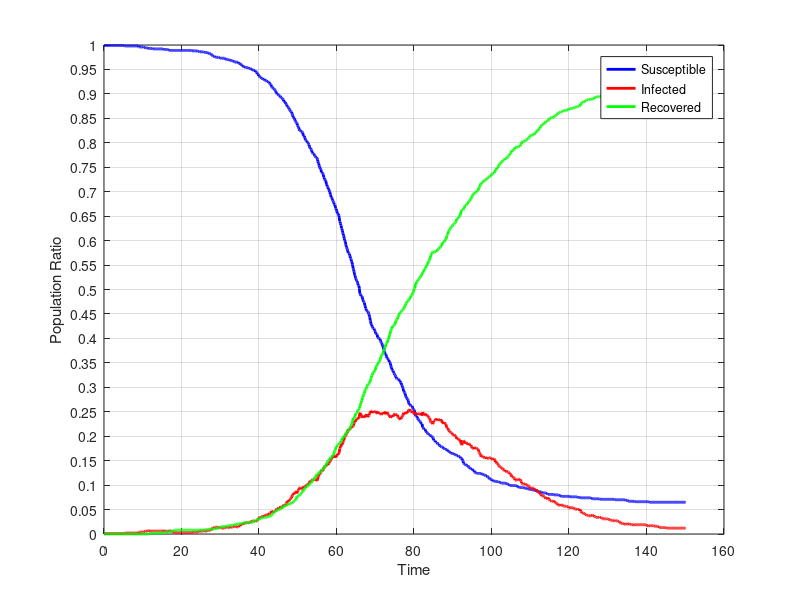

Write the MATLAB code that produced this figure.
dynamics = [
999.0,1.0,0.0;
999.0,1.0,0.0;
999.0,1.0,0.0;
999.0,1.0,0.0;
999.0,1.0,0.0;
999.0,1.0,0.0;
999.0,1.0,0.0;
999.0,1.0,0.0;
999.0,1.0,0.0;
999.0,1.0,0.0;
999.0,1.0,0.0;
999.0,1.0,0.0;
999.0,1.0,0.0;
999.0,1.0,0.0;
999.0,1.0,0.0;
999.0,1.0,0.0;
999.0,1.0,0.0;
999.0,1.0,0.0;
999.0,1.0,0.0;
999.0,1.0,0.0;
999.0,1.0,0.0;
999.0,1.0,0.0;
999.0,1.0,0.0;
999.0,1.0,0.0;
999.0,1.0,0.0;
999.0,1.0,0.0;
999.0,1.0,0.0;
999.0,1.0,0.0;
999.0,1.0,0.0;
999.0,1.0,0.0;
999.0,1.0,0.0;
999.0,1.0,0.0;
999.0,1.0,0.0;
999.0,1.0,0.0;
999.0,1.0,0.0;
999.0,1.0,0.0;
999.0,1.0,0.0;
999.0,1.0,0.0;
999.0,1.0,0.0;
999.0,1.0,0.0;
999.0,1.0,0.0;
999.0,1.0,0.0;
999.0,1.0,0.0;
999.0,1.0,0.0;
999.0,1.0,0.0;
999.0,1.0,0.0;
999.0,1.0,0.0;
999.0,1.0,0.0;
999.0,1.0,0.0;
999.0,1.0,0.0;
999.0,1.0,0.0;
999.0,1.0,0.0;
999.0,1.0,0.0;
998.0,2.0,0.0;
998.0,2.0,0.0;
998.0,2.0,0.0;
998.0,2.0,0.0;
998.0,2.0,0.0;
998.0,2.0,0.0;
998.0,2.0,0.0;
998.0,2.0,0.0;
998.0,2.0,0.0;
998.0,2.0,0.0;
998.0,2.0,0.0;
998.0,2.0,0.0;
998.0,2.0,0.0;
998.0,2.0,0.0;
998.0,2.0,0.0;
998.0,2.0,0.0;
998.0,2.0,0.0;
998.0,2.0,0.0;
998.0,2.0,0.0;
998.0,2.0,0.0;
998.0,2.0,0.0;
998.0,2.0,0.0;
998.0,2.0,0.0;
998.0,2.0,0.0;
998.0,2.0,0.0;
998.0,2.0,0.0;
998.0,2.0,0.0;
998.0,2.0,0.0;
998.0,2.0,0.0;
998.0,2.0,0.0;
998.0,2.0,0.0;
998.0,2.0,0.0;
998.0,2.0,0.0;
998.0,2.0,0.0;
998.0,2.0,0.0;
998.0,2.0,0.0;
998.0,2.0,0.0;
996.0,4.0,0.0;
996.0,4.0,0.0;
996.0,4.0,0.0;
996.0,4.0,0.0;
996.0,4.0,0.0;
996.0,4.0,0.0;
996.0,4.0,0.0;
996.0,4.0,0.0;
996.0,4.0,0.0;
996.0,4.0,0.0;
996.0,4.0,0.0;
996.0,4.0,0.0;
996.0,4.0,0.0;
995.0,5.0,0.0;
995.0,5.0,0.0;
995.0,5.0,0.0;
995.0,5.0,0.0;
994.0,6.0,0.0;
994.0,6.0,0.0;
994.0,6.0,0.0;
994.0,6.0,0.0;
994.0,6.0,0.0;
994.0,6.0,0.0;
994.0,6.0,0.0;
993.0,7.0,0.0;
993.0,7.0,0.0;
993.0,6.0,1.0;
993.0,6.0,1.0;
993.0,6.0,1.0;
993.0,6.0,1.0;
993.0,6.0,1.0;
993.0,6.0,1.0;
993.0,6.0,1.0;
993.0,6.0,1.0;
993.0,6.0,1.0;
993.0,6.0,1.0;
992.0,6.0,2.0;
992.0,6.0,2.0;
992.0,6.0,2.0;
992.0,6.0,2.0;
992.0,6.0,2.0;
992.0,6.0,2.0;
992.0,6.0,2.0;
992.0,6.0,2.0;
992.0,6.0,2.0;
992.0,6.0,2.0;
992.0,6.0,2.0;
992.0,6.0,2.0;
992.0,6.0,2.0;
992.0,6.0,2.0;
992.0,6.0,2.0;
992.0,6.0,2.0;
992.0,6.0,2.0;
992.0,6.0,2.0;
992.0,6.0,2.0;
992.0,6.0,2.0;
992.0,6.0,2.0;
992.0,6.0,2.0;
992.0,6.0,2.0;
992.0,6.0,2.0;
992.0,6.0,2.0;
992.0,6.0,2.0;
992.0,6.0,2.0;
991.0,7.0,2.0;
991.0,7.0,2.0;
991.0,6.0,3.0;
991.0,6.0,3.0;
991.0,6.0,3.0;
991.0,6.0,3.0;
991.0,6.0,3.0;
991.0,6.0,3.0;
991.0,6.0,3.0;
991.0,5.0,4.0;
991.0,5.0,4.0;
991.0,5.0,4.0;
990.0,6.0,4.0;
990.0,6.0,4.0;
990.0,6.0,4.0;
989.0,7.0,4.0;
989.0,7.0,4.0;
989.0,6.0,5.0;
989.0,6.0,5.0;
989.0,6.0,5.0;
989.0,6.0,5.0;
989.0,6.0,5.0;
989.0,6.0,5.0;
989.0,5.0,6.0;
989.0,5.0,6.0;
989.0,4.0,7.0;
989.0,4.0,7.0;
989.0,4.0,7.0;
989.0,4.0,7.0;
989.0,3.0,8.0;
989.0,3.0,8.0;
989.0,3.0,8.0;
989.0,3.0,8.0;
989.0,3.0,8.0;
989.0,3.0,8.0;
989.0,3.0,8.0;
989.0,3.0,8.0;
989.0,3.0,8.0;
989.0,3.0,8.0;
989.0,3.0,8.0;
989.0,3.0,8.0;
989.0,3.0,8.0;
989.0,3.0,8.0;
989.0,3.0,8.0;
989.0,3.0,8.0;
989.0,3.0,8.0;
989.0,3.0,8.0;
989.0,3.0,8.0;
989.0,3.0,8.0;
989.0,3.0,8.0;
989.0,3.0,8.0;
989.0,3.0,8.0;
989.0,3.0,8.0;
989.0,3.0,8.0;
989.0,3.0,8.0;
989.0,3.0,8.0;
989.0,3.0,8.0;
989.0,3.0,8.0;
989.0,3.0,8.0;
989.0,3.0,8.0;
989.0,3.0,8.0;
989.0,3.0,8.0;
989.0,3.0,8.0;
989.0,3.0,8.0;
989.0,3.0,8.0;
989.0,3.0,8.0;
989.0,3.0,8.0;
989.0,3.0,8.0;
989.0,3.0,8.0;
989.0,3.0,8.0;
989.0,3.0,8.0;
989.0,3.0,8.0;
989.0,3.0,8.0;
989.0,3.0,8.0;
988.0,4.0,8.0;
988.0,4.0,8.0;
988.0,4.0,8.0;
988.0,4.0,8.0;
988.0,4.0,8.0;
988.0,4.0,8.0;
988.0,4.0,8.0;
988.0,4.0,8.0;
988.0,4.0,8.0;
988.0,4.0,8.0;
988.0,4.0,8.0;
988.0,4.0,8.0;
988.0,4.0,8.0;
988.0,4.0,8.0;
988.0,4.0,8.0;
987.0,5.0,8.0;
987.0,5.0,8.0;
987.0,5.0,8.0;
987.0,5.0,8.0;
987.0,5.0,8.0;
986.0,6.0,8.0;
986.0,6.0,8.0;
986.0,6.0,8.0;
986.0,6.0,8.0;
986.0,6.0,8.0;
986.0,6.0,8.0;
986.0,6.0,8.0;
986.0,6.0,8.0;
986.0,6.0,8.0;
986.0,6.0,8.0;
986.0,6.0,8.0;
985.0,7.0,8.0;
985.0,7.0,8.0;
985.0,6.0,9.0;
985.0,6.0,9.0;
985.0,6.0,9.0;
985.0,6.0,9.0;
985.0,6.0,9.0;
985.0,6.0,9.0;
985.0,6.0,9.0;
984.0,7.0,9.0;
984.0,7.0,9.0;
984.0,7.0,9.0;
983.0,8.0,9.0;
983.0,8.0,9.0;
982.0,8.0,10.0;
982.0,8.0,10.0;
982.0,8.0,10.0;
982.0,8.0,10.0;
982.0,8.0,10.0;
981.0,9.0,10.0;
980.0,10.0,10.0;
979.0,11.0,10.0;
978.0,12.0,10.0;
977.0,13.0,10.0;
977.0,13.0,10.0;
977.0,13.0,10.0;
977.0,13.0,10.0;
977.0,12.0,11.0;
976.0,13.0,11.0;
975.0,14.0,11.0;
975.0,14.0,11.0;
975.0,14.0,11.0;
975.0,14.0,11.0;
975.0,14.0,11.0;
975.0,14.0,11.0;
975.0,13.0,12.0;
975.0,13.0,12.0;
975.0,13.0,12.0;
974.0,14.0,12.0;
974.0,14.0,12.0;
974.0,14.0,12.0;
974.0,13.0,13.0;
973.0,14.0,13.0;
973.0,13.0,14.0;
973.0,12.0,15.0;
973.0,12.0,15.0;
973.0,12.0,15.0;
973.0,12.0,15.0;
973.0,12.0,15.0;
973.0,12.0,15.0;
973.0,12.0,15.0;
973.0,12.0,15.0;
973.0,12.0,15.0;
973.0,12.0,15.0;
972.0,13.0,15.0;
972.0,13.0,15.0;
971.0,14.0,15.0;
971.0,14.0,15.0;
970.0,15.0,15.0;
970.0,15.0,15.0;
970.0,14.0,16.0;
970.0,13.0,17.0;
970.0,13.0,17.0;
970.0,13.0,17.0;
970.0,13.0,17.0;
970.0,13.0,17.0;
970.0,13.0,17.0;
969.0,14.0,17.0;
968.0,15.0,17.0;
968.0,14.0,18.0;
968.0,14.0,18.0;
968.0,14.0,18.0;
968.0,14.0,18.0;
968.0,14.0,18.0;
968.0,14.0,18.0;
967.0,15.0,18.0;
967.0,15.0,18.0;
966.0,15.0,19.0;
966.0,15.0,19.0;
965.0,16.0,19.0;
965.0,16.0,19.0;
965.0,16.0,19.0;
965.0,15.0,20.0;
965.0,15.0,20.0;
965.0,15.0,20.0;
965.0,15.0,20.0;
965.0,14.0,21.0;
965.0,14.0,21.0;
965.0,14.0,21.0;
963.0,16.0,21.0;
963.0,16.0,21.0;
962.0,17.0,21.0;
962.0,17.0,21.0;
962.0,17.0,21.0;
962.0,17.0,21.0;
960.0,19.0,21.0;
960.0,19.0,21.0;
959.0,20.0,21.0;
959.0,19.0,22.0;
957.0,21.0,22.0;
957.0,21.0,22.0;
957.0,20.0,23.0;
956.0,21.0,23.0;
956.0,21.0,23.0;
955.0,22.0,23.0;
955.0,22.0,23.0;
955.0,22.0,23.0;
954.0,23.0,23.0;
954.0,23.0,23.0;
954.0,23.0,23.0;
954.0,23.0,23.0;
954.0,23.0,23.0;
954.0,23.0,23.0;
954.0,22.0,24.0;
953.0,23.0,24.0;
953.0,23.0,24.0;
952.0,24.0,24.0;
952.0,24.0,24.0;
952.0,24.0,24.0;
952.0,24.0,24.0;
952.0,24.0,24.0;
951.0,25.0,24.0;
951.0,25.0,24.0;
950.0,26.0,24.0;
950.0,26.0,24.0;
949.0,27.0,24.0;
949.0,27.0,24.0;
949.0,27.0,24.0;
948.0,27.0,25.0;
948.0,26.0,26.0;
948.0,26.0,26.0;
948.0,26.0,26.0;
948.0,25.0,27.0;
945.0,27.0,28.0;
945.0,26.0,29.0;
945.0,26.0,29.0;
944.0,27.0,29.0;
943.0,27.0,30.0;
941.0,29.0,30.0;
941.0,29.0,30.0;
940.0,30.0,30.0;
937.0,33.0,30.0;
937.0,33.0,30.0;
936.0,34.0,30.0;
935.0,34.0,31.0;
934.0,34.0,32.0;
934.0,33.0,33.0;
933.0,34.0,33.0;
932.0,35.0,33.0;
932.0,35.0,33.0;
931.0,36.0,33.0;
931.0,36.0,33.0;
930.0,37.0,33.0;
930.0,36.0,34.0;
930.0,36.0,34.0;
930.0,36.0,34.0;
930.0,36.0,34.0;
928.0,38.0,34.0;
928.0,38.0,34.0;
927.0,39.0,34.0;
927.0,39.0,34.0;
927.0,39.0,34.0;
926.0,40.0,34.0;
925.0,40.0,35.0;
925.0,40.0,35.0;
925.0,39.0,36.0;
925.0,39.0,36.0;
924.0,40.0,36.0;
924.0,40.0,36.0;
922.0,42.0,36.0;
921.0,43.0,36.0;
920.0,43.0,37.0;
920.0,43.0,37.0;
919.0,43.0,38.0;
915.0,47.0,38.0;
914.0,47.0,39.0;
914.0,46.0,40.0;
913.0,46.0,41.0;
912.0,45.0,43.0;
911.0,46.0,43.0;
911.0,45.0,44.0;
910.0,46.0,44.0;
909.0,46.0,45.0;
908.0,46.0,46.0;
907.0,47.0,46.0;
906.0,47.0,47.0;
904.0,48.0,48.0;
902.0,50.0,48.0;
900.0,52.0,48.0;
900.0,51.0,49.0;
900.0,51.0,49.0;
899.0,52.0,49.0;
898.0,53.0,49.0;
897.0,54.0,49.0;
897.0,53.0,50.0;
896.0,53.0,51.0;
896.0,53.0,51.0;
895.0,54.0,51.0;
893.0,56.0,51.0;
892.0,56.0,52.0;
892.0,54.0,54.0;
891.0,55.0,54.0;
891.0,55.0,54.0;
890.0,56.0,54.0;
889.0,56.0,55.0;
888.0,57.0,55.0;
885.0,60.0,55.0;
885.0,58.0,57.0;
883.0,59.0,58.0;
883.0,59.0,58.0;
883.0,58.0,59.0;
880.0,61.0,59.0;
879.0,62.0,59.0;
878.0,63.0,59.0;
877.0,64.0,59.0;
874.0,67.0,59.0;
874.0,67.0,59.0;
873.0,68.0,59.0;
872.0,67.0,61.0;
871.0,67.0,62.0;
869.0,69.0,62.0;
868.0,69.0,63.0;
866.0,71.0,63.0;
865.0,72.0,63.0;
864.0,73.0,63.0;
864.0,73.0,63.0;
863.0,74.0,63.0;
860.0,77.0,63.0;
858.0,79.0,63.0;
856.0,80.0,64.0;
853.0,82.0,65.0;
853.0,81.0,66.0;
850.0,83.0,67.0;
850.0,82.0,68.0;
848.0,84.0,68.0;
846.0,86.0,68.0;
844.0,86.0,70.0;
843.0,86.0,71.0;
842.0,87.0,71.0;
841.0,85.0,74.0;
840.0,83.0,77.0;
836.0,87.0,77.0;
835.0,88.0,77.0;
833.0,89.0,78.0;
832.0,90.0,78.0;
830.0,92.0,78.0;
827.0,94.0,79.0;
825.0,95.0,80.0;
825.0,95.0,80.0;
825.0,94.0,81.0;
824.0,94.0,82.0;
824.0,92.0,84.0;
823.0,92.0,85.0;
823.0,92.0,85.0;
821.0,93.0,86.0;
820.0,93.0,87.0;
816.0,97.0,87.0;
814.0,96.0,90.0;
814.0,96.0,90.0;
814.0,95.0,91.0;
811.0,95.0,94.0;
808.0,98.0,94.0;
806.0,99.0,95.0;
805.0,98.0,97.0;
804.0,99.0,97.0;
804.0,99.0,97.0;
802.0,101.0,97.0;
802.0,101.0,97.0;
800.0,102.0,98.0;
799.0,103.0,98.0;
797.0,103.0,100.0;
796.0,103.0,101.0;
793.0,105.0,102.0;
790.0,108.0,102.0;
789.0,108.0,103.0;
789.0,107.0,104.0;
787.0,109.0,104.0;
786.0,109.0,105.0;
784.0,109.0,107.0;
781.0,110.0,109.0;
779.0,111.0,110.0;
778.0,112.0,110.0;
778.0,112.0,110.0;
778.0,112.0,110.0;
777.0,110.0,113.0;
774.0,112.0,114.0;
773.0,112.0,115.0;
773.0,112.0,115.0;
772.0,111.0,117.0;
770.0,111.0,119.0;
770.0,109.0,121.0;
770.0,109.0,121.0;
768.0,109.0,123.0;
766.0,111.0,123.0;
762.0,115.0,123.0;
759.0,118.0,123.0;
758.0,119.0,123.0;
754.0,121.0,125.0;
751.0,122.0,127.0;
750.0,122.0,128.0;
747.0,125.0,128.0;
747.0,125.0,128.0;
745.0,126.0,129.0;
740.0,131.0,129.0;
740.0,130.0,130.0;
738.0,132.0,130.0;
738.0,129.0,133.0;
737.0,130.0,133.0;
735.0,132.0,133.0;
730.0,136.0,134.0;
729.0,135.0,136.0;
725.0,138.0,137.0;
724.0,139.0,137.0;
724.0,139.0,137.0;
723.0,138.0,139.0;
720.0,139.0,141.0;
716.0,142.0,142.0;
714.0,141.0,145.0;
711.0,143.0,146.0;
710.0,141.0,149.0;
709.0,141.0,150.0;
705.0,144.0,151.0;
705.0,144.0,151.0;
703.0,145.0,152.0;
700.0,147.0,153.0;
699.0,148.0,153.0;
695.0,150.0,155.0;
693.0,151.0,156.0;
689.0,153.0,158.0;
689.0,153.0,158.0;
687.0,155.0,158.0;
685.0,156.0,159.0;
682.0,159.0,159.0;
681.0,158.0,161.0;
680.0,158.0,162.0;
678.0,160.0,162.0;
674.0,159.0,167.0;
673.0,158.0,169.0;
673.0,156.0,171.0;
669.0,159.0,172.0;
666.0,160.0,174.0;
665.0,157.0,178.0;
662.0,160.0,178.0;
660.0,160.0,180.0;
656.0,163.0,181.0;
656.0,162.0,182.0;
654.0,164.0,182.0;
654.0,163.0,183.0;
651.0,165.0,184.0;
648.0,166.0,186.0;
640.0,174.0,186.0;
639.0,175.0,186.0;
635.0,179.0,186.0;
632.0,180.0,188.0;
631.0,179.0,190.0;
625.0,184.0,191.0;
624.0,184.0,192.0;
621.0,183.0,196.0;
617.0,186.0,197.0;
614.0,188.0,198.0;
611.0,190.0,199.0;
609.0,192.0,199.0;
604.0,197.0,199.0;
601.0,198.0,201.0;
599.0,200.0,201.0;
597.0,200.0,203.0;
592.0,201.0,207.0;
589.0,204.0,207.0;
586.0,207.0,207.0;
584.0,207.0,209.0;
582.0,207.0,211.0;
579.0,210.0,211.0;
575.0,214.0,211.0;
575.0,212.0,213.0;
574.0,213.0,213.0;
573.0,213.0,214.0;
570.0,214.0,216.0;
568.0,215.0,217.0;
564.0,216.0,220.0;
563.0,217.0,220.0;
561.0,217.0,222.0;
557.0,219.0,224.0;
556.0,218.0,226.0;
551.0,220.0,229.0;
548.0,220.0,232.0;
543.0,220.0,237.0;
541.0,222.0,237.0;
537.0,226.0,237.0;
534.0,228.0,238.0;
530.0,232.0,238.0;
528.0,231.0,241.0;
524.0,230.0,246.0;
522.0,232.0,246.0;
520.0,233.0,247.0;
518.0,235.0,247.0;
517.0,235.0,248.0;
515.0,236.0,249.0;
512.0,235.0,253.0;
509.0,237.0,254.0;
508.0,238.0,254.0;
507.0,237.0,256.0;
502.0,241.0,257.0;
493.0,247.0,260.0;
491.0,248.0,261.0;
490.0,245.0,265.0;
487.0,245.0,268.0;
487.0,243.0,270.0;
486.0,241.0,273.0;
486.0,240.0,274.0;
483.0,238.0,279.0;
479.0,241.0,280.0;
477.0,240.0,283.0;
475.0,240.0,285.0;
474.0,239.0,287.0;
473.0,239.0,288.0;
468.0,240.0,292.0;
466.0,239.0,295.0;
462.0,243.0,295.0;
461.0,243.0,296.0;
457.0,245.0,298.0;
457.0,243.0,300.0;
456.0,242.0,302.0;
455.0,241.0,304.0;
455.0,239.0,306.0;
453.0,241.0,306.0;
451.0,242.0,307.0;
449.0,243.0,308.0;
445.0,246.0,309.0;
443.0,246.0,311.0;
437.0,250.0,313.0;
435.0,249.0,316.0;
430.0,252.0,318.0;
428.0,252.0,320.0;
428.0,248.0,324.0;
424.0,251.0,325.0;
423.0,249.0,328.0;
421.0,249.0,330.0;
420.0,250.0,330.0;
420.0,249.0,331.0;
420.0,249.0,331.0;
417.0,250.0,333.0;
415.0,250.0,335.0;
414.0,251.0,335.0;
410.0,251.0,339.0;
410.0,249.0,341.0;
409.0,248.0,343.0;
409.0,247.0,344.0;
408.0,246.0,346.0;
402.0,250.0,348.0;
402.0,250.0,348.0;
401.0,248.0,351.0;
400.0,248.0,352.0;
400.0,247.0,353.0;
400.0,247.0,353.0;
399.0,246.0,355.0;
396.0,247.0,357.0;
394.0,245.0,361.0;
392.0,245.0,363.0;
391.0,244.0,365.0;
390.0,245.0,365.0;
387.0,246.0,367.0;
385.0,246.0,369.0;
383.0,248.0,369.0;
381.0,246.0,373.0;
377.0,247.0,376.0;
375.0,247.0,378.0;
372.0,249.0,379.0;
370.0,249.0,381.0;
368.0,250.0,382.0;
368.0,245.0,387.0;
366.0,245.0,389.0;
363.0,247.0,390.0;
360.0,249.0,391.0;
360.0,249.0,391.0;
359.0,246.0,395.0;
358.0,245.0,397.0;
356.0,244.0,400.0;
356.0,244.0,400.0;
352.0,243.0,405.0;
352.0,240.0,408.0;
351.0,240.0,409.0;
348.0,238.0,414.0;
345.0,239.0,416.0;
342.0,240.0,418.0;
340.0,240.0,420.0;
337.0,242.0,421.0;
335.0,241.0,424.0;
334.0,241.0,425.0;
334.0,240.0,426.0;
331.0,243.0,426.0;
329.0,244.0,427.0;
328.0,245.0,427.0;
326.0,246.0,428.0;
325.0,246.0,429.0;
324.0,244.0,432.0;
322.0,242.0,436.0;
319.0,244.0,437.0;
318.0,244.0,438.0;
317.0,244.0,439.0;
317.0,244.0,439.0;
317.0,241.0,442.0;
317.0,238.0,445.0;
317.0,238.0,445.0;
316.0,237.0,447.0;
315.0,235.0,450.0;
313.0,235.0,452.0;
313.0,234.0,453.0;
310.0,237.0,453.0;
309.0,237.0,454.0;
309.0,236.0,455.0;
305.0,239.0,456.0;
304.0,239.0,457.0;
301.0,241.0,458.0;
300.0,242.0,458.0;
297.0,244.0,459.0;
292.0,248.0,460.0;
292.0,247.0,461.0;
290.0,246.0,464.0;
289.0,246.0,465.0;
287.0,245.0,468.0;
284.0,247.0,469.0;
281.0,248.0,471.0;
279.0,249.0,472.0;
279.0,247.0,474.0;
277.0,248.0,475.0;
275.0,250.0,475.0;
275.0,249.0,476.0;
273.0,251.0,476.0;
269.0,253.0,478.0;
266.0,254.0,480.0;
266.0,254.0,480.0;
264.0,255.0,481.0;
264.0,253.0,483.0;
263.0,252.0,485.0;
262.0,251.0,487.0;
262.0,251.0,487.0;
262.0,250.0,488.0;
262.0,248.0,490.0;
259.0,249.0,492.0;
257.0,250.0,493.0;
255.0,251.0,494.0;
255.0,249.0,496.0;
254.0,246.0,500.0;
253.0,245.0,502.0;
249.0,248.0,503.0;
245.0,248.0,507.0;
242.0,247.0,511.0;
241.0,248.0,511.0;
241.0,244.0,515.0;
241.0,244.0,515.0;
239.0,245.0,516.0;
237.0,246.0,517.0;
236.0,245.0,519.0;
234.0,246.0,520.0;
233.0,246.0,521.0;
232.0,246.0,522.0;
231.0,246.0,523.0;
231.0,245.0,524.0;
230.0,245.0,525.0;
229.0,244.0,527.0;
227.0,245.0,528.0;
225.0,247.0,528.0;
225.0,245.0,530.0;
225.0,242.0,533.0;
218.0,249.0,533.0;
218.0,247.0,535.0;
217.0,247.0,536.0;
216.0,246.0,538.0;
214.0,246.0,540.0;
214.0,244.0,542.0;
214.0,244.0,542.0;
214.0,243.0,543.0;
210.0,246.0,544.0;
210.0,244.0,546.0;
208.0,243.0,549.0;
208.0,242.0,550.0;
207.0,243.0,550.0;
206.0,242.0,552.0;
205.0,241.0,554.0;
204.0,239.0,557.0;
204.0,238.0,558.0;
203.0,238.0,559.0;
203.0,237.0,560.0;
203.0,235.0,562.0;
202.0,232.0,566.0;
201.0,230.0,569.0;
201.0,228.0,571.0;
199.0,228.0,573.0;
199.0,227.0,574.0;
199.0,227.0,574.0;
198.0,225.0,577.0;
197.0,226.0,577.0;
195.0,228.0,577.0;
192.0,231.0,577.0;
191.0,232.0,577.0;
191.0,232.0,577.0;
191.0,232.0,577.0;
190.0,233.0,577.0;
188.0,235.0,577.0;
187.0,236.0,577.0;
187.0,234.0,579.0;
187.0,234.0,579.0;
186.0,235.0,579.0;
185.0,233.0,582.0;
184.0,234.0,582.0;
184.0,233.0,583.0;
184.0,232.0,584.0;
182.0,233.0,585.0;
181.0,233.0,586.0;
180.0,234.0,586.0;
179.0,235.0,586.0;
179.0,233.0,588.0;
179.0,232.0,589.0;
178.0,233.0,589.0;
178.0,231.0,591.0;
178.0,227.0,595.0;
178.0,227.0,595.0;
177.0,226.0,597.0;
175.0,228.0,597.0;
175.0,228.0,597.0;
175.0,227.0,598.0;
174.0,228.0,598.0;
173.0,226.0,601.0;
173.0,225.0,602.0;
173.0,225.0,602.0;
173.0,223.0,604.0;
173.0,219.0,608.0;
173.0,217.0,610.0;
172.0,217.0,611.0;
170.0,217.0,613.0;
170.0,215.0,615.0;
169.0,212.0,619.0;
169.0,211.0,620.0;
168.0,211.0,621.0;
168.0,209.0,623.0;
167.0,209.0,624.0;
167.0,208.0,625.0;
165.0,208.0,627.0;
165.0,207.0,628.0;
165.0,207.0,628.0;
165.0,206.0,629.0;
165.0,204.0,631.0;
165.0,203.0,632.0;
164.0,203.0,633.0;
164.0,202.0,634.0;
164.0,202.0,634.0;
163.0,203.0,634.0;
163.0,202.0,635.0;
163.0,201.0,636.0;
162.0,201.0,637.0;
162.0,199.0,639.0;
161.0,199.0,640.0;
161.0,195.0,644.0;
160.0,196.0,644.0;
160.0,195.0,645.0;
160.0,195.0,645.0;
160.0,194.0,646.0;
159.0,193.0,648.0;
158.0,194.0,648.0;
158.0,193.0,649.0;
158.0,192.0,650.0;
158.0,190.0,652.0;
155.0,192.0,653.0;
155.0,186.0,659.0;
155.0,184.0,661.0;
155.0,182.0,663.0;
154.0,183.0,663.0;
151.0,186.0,663.0;
150.0,187.0,663.0;
148.0,189.0,663.0;
145.0,191.0,664.0;
144.0,190.0,666.0;
143.0,190.0,667.0;
143.0,187.0,670.0;
143.0,185.0,672.0;
142.0,186.0,672.0;
141.0,187.0,672.0;
140.0,187.0,673.0;
140.0,186.0,674.0;
140.0,185.0,675.0;
140.0,185.0,675.0;
140.0,183.0,677.0;
138.0,184.0,678.0;
137.0,183.0,680.0;
136.0,184.0,680.0;
135.0,184.0,681.0;
135.0,183.0,682.0;
134.0,182.0,684.0;
134.0,182.0,684.0;
133.0,182.0,685.0;
133.0,179.0,688.0;
133.0,178.0,689.0;
133.0,176.0,691.0;
131.0,177.0,692.0;
131.0,175.0,694.0;
130.0,175.0,695.0;
130.0,174.0,696.0;
130.0,174.0,696.0;
127.0,177.0,696.0;
126.0,177.0,697.0;
126.0,176.0,698.0;
125.0,176.0,699.0;
125.0,176.0,699.0;
125.0,176.0,699.0;
124.0,175.0,701.0;
124.0,174.0,702.0;
124.0,174.0,702.0;
124.0,174.0,702.0;
124.0,173.0,703.0;
124.0,169.0,707.0;
124.0,167.0,709.0;
124.0,166.0,710.0;
124.0,165.0,711.0;
124.0,163.0,713.0;
124.0,161.0,715.0;
124.0,158.0,718.0;
123.0,159.0,718.0;
123.0,159.0,718.0;
123.0,159.0,718.0;
122.0,159.0,719.0;
122.0,159.0,719.0;
121.0,159.0,720.0;
121.0,157.0,722.0;
121.0,156.0,723.0;
121.0,155.0,724.0;
120.0,156.0,724.0;
120.0,156.0,724.0;
119.0,157.0,724.0;
119.0,156.0,725.0;
119.0,156.0,725.0;
119.0,154.0,727.0;
118.0,155.0,727.0;
117.0,155.0,728.0;
116.0,155.0,729.0;
116.0,155.0,729.0;
115.0,155.0,730.0;
114.0,156.0,730.0;
113.0,156.0,731.0;
112.0,156.0,732.0;
112.0,156.0,732.0;
112.0,156.0,732.0;
112.0,154.0,734.0;
111.0,154.0,735.0;
111.0,153.0,736.0;
111.0,152.0,737.0;
109.0,153.0,738.0;
109.0,153.0,738.0;
108.0,154.0,738.0;
108.0,154.0,738.0;
108.0,154.0,738.0;
108.0,152.0,740.0;
108.0,151.0,741.0;
108.0,147.0,745.0;
108.0,147.0,745.0;
107.0,148.0,745.0;
107.0,147.0,746.0;
107.0,144.0,749.0;
107.0,144.0,749.0;
107.0,144.0,749.0;
107.0,142.0,751.0;
107.0,141.0,752.0;
106.0,140.0,754.0;
106.0,138.0,756.0;
106.0,137.0,757.0;
105.0,137.0,758.0;
105.0,137.0,758.0;
105.0,136.0,759.0;
105.0,136.0,759.0;
104.0,135.0,761.0;
104.0,135.0,761.0;
104.0,134.0,762.0;
104.0,133.0,763.0;
104.0,132.0,764.0;
104.0,131.0,765.0;
104.0,131.0,765.0;
104.0,131.0,765.0;
104.0,131.0,765.0;
104.0,128.0,768.0;
104.0,128.0,768.0;
104.0,128.0,768.0;
103.0,129.0,768.0;
103.0,129.0,768.0;
103.0,128.0,769.0;
103.0,127.0,770.0;
102.0,127.0,771.0;
101.0,127.0,772.0;
101.0,126.0,773.0;
101.0,125.0,774.0;
100.0,125.0,775.0;
100.0,123.0,777.0;
99.0,123.0,778.0;
99.0,123.0,778.0;
99.0,122.0,779.0;
99.0,120.0,781.0;
99.0,117.0,784.0;
99.0,117.0,784.0;
99.0,117.0,784.0;
99.0,117.0,784.0;
99.0,116.0,785.0;
99.0,116.0,785.0;
99.0,115.0,786.0;
99.0,114.0,787.0;
99.0,113.0,788.0;
99.0,110.0,791.0;
99.0,110.0,791.0;
99.0,110.0,791.0;
99.0,110.0,791.0;
99.0,110.0,791.0;
98.0,111.0,791.0;
97.0,112.0,791.0;
97.0,112.0,791.0;
96.0,112.0,792.0;
96.0,111.0,793.0;
96.0,111.0,793.0;
95.0,112.0,793.0;
95.0,112.0,793.0;
95.0,112.0,793.0;
95.0,109.0,796.0;
95.0,108.0,797.0;
95.0,107.0,798.0;
95.0,104.0,801.0;
95.0,103.0,802.0;
95.0,102.0,803.0;
95.0,102.0,803.0;
95.0,102.0,803.0;
95.0,102.0,803.0;
94.0,103.0,803.0;
94.0,103.0,803.0;
94.0,103.0,803.0;
94.0,102.0,804.0;
94.0,101.0,805.0;
94.0,100.0,806.0;
94.0,100.0,806.0;
93.0,100.0,807.0;
93.0,100.0,807.0;
92.0,100.0,808.0;
92.0,100.0,808.0;
92.0,99.0,809.0;
92.0,98.0,810.0;
92.0,97.0,811.0;
92.0,96.0,812.0;
92.0,94.0,814.0;
91.0,94.0,815.0;
91.0,94.0,815.0;
91.0,93.0,816.0;
91.0,93.0,816.0;
90.0,94.0,816.0;
90.0,94.0,816.0;
90.0,94.0,816.0;
90.0,94.0,816.0;
90.0,94.0,816.0;
90.0,94.0,816.0;
90.0,92.0,818.0;
90.0,92.0,818.0;
90.0,91.0,819.0;
90.0,90.0,820.0;
89.0,91.0,820.0;
89.0,89.0,822.0;
87.0,91.0,822.0;
87.0,89.0,824.0;
87.0,88.0,825.0;
87.0,88.0,825.0;
87.0,86.0,827.0;
87.0,86.0,827.0;
87.0,85.0,828.0;
87.0,84.0,829.0;
87.0,84.0,829.0;
86.0,84.0,830.0;
86.0,81.0,833.0;
86.0,81.0,833.0;
86.0,80.0,834.0;
86.0,78.0,836.0;
85.0,78.0,837.0;
84.0,79.0,837.0;
84.0,79.0,837.0;
84.0,78.0,838.0;
84.0,78.0,838.0;
84.0,77.0,839.0;
84.0,76.0,840.0;
84.0,76.0,840.0;
84.0,75.0,841.0;
84.0,74.0,842.0;
84.0,72.0,844.0;
83.0,73.0,844.0;
83.0,73.0,844.0;
83.0,73.0,844.0;
82.0,74.0,844.0;
82.0,73.0,845.0;
81.0,74.0,845.0;
81.0,73.0,846.0;
81.0,71.0,848.0;
81.0,71.0,848.0;
81.0,69.0,850.0;
81.0,68.0,851.0;
81.0,68.0,851.0;
81.0,68.0,851.0;
81.0,68.0,851.0;
81.0,67.0,852.0;
81.0,67.0,852.0;
81.0,67.0,852.0;
81.0,67.0,852.0;
81.0,67.0,852.0;
81.0,67.0,852.0;
80.0,68.0,852.0;
80.0,66.0,854.0;
80.0,66.0,854.0;
80.0,65.0,855.0;
80.0,64.0,856.0;
80.0,64.0,856.0;
80.0,63.0,857.0;
80.0,63.0,857.0;
80.0,62.0,858.0;
80.0,62.0,858.0;
80.0,60.0,860.0;
80.0,59.0,861.0;
80.0,59.0,861.0;
79.0,59.0,862.0;
79.0,59.0,862.0;
79.0,59.0,862.0;
78.0,60.0,862.0;
78.0,59.0,863.0;
78.0,59.0,863.0;
77.0,60.0,863.0;
77.0,60.0,863.0;
77.0,59.0,864.0;
77.0,59.0,864.0;
77.0,58.0,865.0;
77.0,57.0,866.0;
77.0,57.0,866.0;
77.0,57.0,866.0;
77.0,57.0,866.0;
77.0,57.0,866.0;
77.0,57.0,866.0;
77.0,57.0,866.0;
77.0,57.0,866.0;
77.0,57.0,866.0;
77.0,56.0,867.0;
77.0,56.0,867.0;
77.0,56.0,867.0;
77.0,56.0,867.0;
77.0,56.0,867.0;
77.0,55.0,868.0;
77.0,53.0,870.0;
77.0,53.0,870.0;
77.0,53.0,870.0;
76.0,54.0,870.0;
76.0,54.0,870.0;
76.0,54.0,870.0;
76.0,54.0,870.0;
76.0,54.0,870.0;
76.0,54.0,870.0;
76.0,54.0,870.0;
76.0,54.0,870.0;
76.0,54.0,870.0;
76.0,53.0,871.0;
76.0,52.0,872.0;
76.0,51.0,873.0;
76.0,51.0,873.0;
76.0,51.0,873.0;
76.0,51.0,873.0;
76.0,51.0,873.0;
76.0,51.0,873.0;
76.0,51.0,873.0;
76.0,50.0,874.0;
75.0,51.0,874.0;
75.0,50.0,875.0;
75.0,50.0,875.0;
75.0,50.0,875.0;
75.0,50.0,875.0;
75.0,50.0,875.0;
75.0,49.0,876.0;
74.0,50.0,876.0;
74.0,47.0,879.0;
74.0,46.0,880.0;
74.0,45.0,881.0;
74.0,43.0,883.0;
74.0,43.0,883.0;
74.0,43.0,883.0;
74.0,43.0,883.0;
74.0,43.0,883.0;
74.0,42.0,884.0;
74.0,42.0,884.0;
74.0,42.0,884.0;
74.0,41.0,885.0;
74.0,40.0,886.0;
74.0,40.0,886.0;
74.0,40.0,886.0;
74.0,39.0,887.0;
74.0,38.0,888.0;
74.0,38.0,888.0;
74.0,38.0,888.0;
74.0,38.0,888.0;
74.0,38.0,888.0;
74.0,37.0,889.0;
74.0,37.0,889.0;
74.0,37.0,889.0;
74.0,37.0,889.0;
74.0,37.0,889.0;
74.0,37.0,889.0;
73.0,38.0,889.0;
73.0,38.0,889.0;
73.0,38.0,889.0;
72.0,39.0,889.0;
72.0,38.0,890.0;
72.0,38.0,890.0;
72.0,38.0,890.0;
72.0,38.0,890.0;
72.0,36.0,892.0;
72.0,35.0,893.0;
72.0,35.0,893.0;
72.0,35.0,893.0;
72.0,35.0,893.0;
72.0,34.0,894.0;
72.0,34.0,894.0;
72.0,34.0,894.0;
72.0,34.0,894.0;
72.0,34.0,894.0;
72.0,34.0,894.0;
72.0,34.0,894.0;
72.0,34.0,894.0;
72.0,34.0,894.0;
71.0,35.0,894.0;
71.0,34.0,895.0;
71.0,34.0,895.0;
71.0,34.0,895.0;
71.0,34.0,895.0;
71.0,33.0,896.0;
71.0,32.0,897.0;
71.0,32.0,897.0;
71.0,31.0,898.0;
71.0,31.0,898.0;
71.0,31.0,898.0;
71.0,31.0,898.0;
71.0,31.0,898.0;
71.0,31.0,898.0;
71.0,31.0,898.0;
71.0,31.0,898.0;
71.0,31.0,898.0;
71.0,31.0,898.0;
71.0,31.0,898.0;
71.0,31.0,898.0;
71.0,31.0,898.0;
71.0,31.0,898.0;
71.0,30.0,899.0;
71.0,30.0,899.0;
71.0,30.0,899.0;
71.0,30.0,899.0;
71.0,30.0,899.0;
71.0,29.0,900.0;
71.0,28.0,901.0;
71.0,28.0,901.0;
71.0,28.0,901.0;
71.0,28.0,901.0;
71.0,28.0,901.0;
71.0,28.0,901.0;
71.0,27.0,902.0;
71.0,27.0,902.0;
71.0,27.0,902.0;
71.0,27.0,902.0;
71.0,27.0,902.0;
70.0,28.0,902.0;
70.0,28.0,902.0;
70.0,27.0,903.0;
70.0,27.0,903.0;
70.0,27.0,903.0;
70.0,27.0,903.0;
70.0,27.0,903.0;
70.0,27.0,903.0;
70.0,26.0,904.0;
70.0,26.0,904.0;
70.0,26.0,904.0;
70.0,26.0,904.0;
70.0,25.0,905.0;
70.0,24.0,906.0;
70.0,24.0,906.0;
70.0,22.0,908.0;
70.0,22.0,908.0;
70.0,22.0,908.0;
70.0,22.0,908.0;
70.0,22.0,908.0;
70.0,22.0,908.0;
70.0,21.0,909.0;
70.0,21.0,909.0;
70.0,21.0,909.0;
70.0,20.0,910.0;
70.0,20.0,910.0;
70.0,20.0,910.0;
70.0,20.0,910.0;
69.0,21.0,910.0;
69.0,21.0,910.0;
69.0,21.0,910.0;
69.0,20.0,911.0;
69.0,20.0,911.0;
69.0,20.0,911.0;
68.0,21.0,911.0;
67.0,21.0,912.0;
67.0,21.0,912.0;
67.0,21.0,912.0;
67.0,20.0,913.0;
67.0,20.0,913.0;
67.0,20.0,913.0;
67.0,20.0,913.0;
67.0,20.0,913.0;
67.0,19.0,914.0;
67.0,19.0,914.0;
67.0,19.0,914.0;
67.0,19.0,914.0;
67.0,19.0,914.0;
67.0,19.0,914.0;
67.0,18.0,915.0;
67.0,18.0,915.0;
66.0,19.0,915.0;
66.0,19.0,915.0;
66.0,19.0,915.0;
66.0,19.0,915.0;
66.0,19.0,915.0;
66.0,19.0,915.0;
66.0,19.0,915.0;
66.0,19.0,915.0;
66.0,19.0,915.0;
66.0,19.0,915.0;
66.0,19.0,915.0;
66.0,19.0,915.0;
66.0,19.0,915.0;
66.0,19.0,915.0;
66.0,19.0,915.0;
66.0,19.0,915.0;
66.0,19.0,915.0;
66.0,19.0,915.0;
66.0,19.0,915.0;
66.0,19.0,915.0;
66.0,19.0,915.0;
66.0,19.0,915.0;
66.0,19.0,915.0;
66.0,19.0,915.0;
66.0,19.0,915.0;
66.0,19.0,915.0;
66.0,19.0,915.0;
66.0,19.0,915.0;
66.0,19.0,915.0;
66.0,19.0,915.0;
66.0,18.0,916.0;
66.0,18.0,916.0;
66.0,17.0,917.0;
66.0,17.0,917.0;
66.0,17.0,917.0;
66.0,17.0,917.0;
66.0,16.0,918.0;
66.0,16.0,918.0;
65.0,17.0,918.0;
65.0,17.0,918.0;
65.0,17.0,918.0;
65.0,17.0,918.0;
65.0,17.0,918.0;
65.0,17.0,918.0;
65.0,17.0,918.0;
65.0,17.0,918.0;
65.0,17.0,918.0;
65.0,17.0,918.0;
65.0,17.0,918.0;
65.0,17.0,918.0;
65.0,16.0,919.0;
65.0,16.0,919.0;
65.0,16.0,919.0;
65.0,16.0,919.0;
65.0,16.0,919.0;
65.0,16.0,919.0;
65.0,16.0,919.0;
65.0,16.0,919.0;
65.0,16.0,919.0;
65.0,16.0,919.0;
65.0,15.0,920.0;
65.0,15.0,920.0;
65.0,15.0,920.0;
65.0,15.0,920.0;
65.0,13.0,922.0;
65.0,13.0,922.0;
65.0,13.0,922.0;
65.0,13.0,922.0;
65.0,13.0,922.0;
65.0,13.0,922.0;
65.0,13.0,922.0;
65.0,13.0,922.0;
65.0,13.0,922.0;
65.0,13.0,922.0;
65.0,13.0,922.0;
65.0,13.0,922.0;
65.0,13.0,922.0;
65.0,13.0,922.0;
65.0,13.0,922.0;
65.0,13.0,922.0;
65.0,13.0,922.0;
65.0,13.0,922.0;
65.0,13.0,922.0;
65.0,12.0,923.0;
65.0,12.0,923.0;
65.0,12.0,923.0;
65.0,12.0,923.0;
65.0,12.0,923.0;
65.0,12.0,923.0;
65.0,12.0,923.0;
65.0,12.0,923.0;
65.0,12.0,923.0;
65.0,12.0,923.0;
65.0,12.0,923.0;
65.0,12.0,923.0;
65.0,12.0,923.0;
65.0,12.0,923.0;
65.0,12.0,923.0;
65.0,12.0,923.0;
65.0,12.0,923.0;
65.0,12.0,923.0;
65.0,12.0,923.0;
65.0,12.0,923.0;
65.0,12.0,923.0;
65.0,12.0,923.0;
65.0,12.0,923.0;
65.0,12.0,923.0;
65.0,12.0,923.0;
65.0,12.0,923.0;
65.0,12.0,923.0;
65.0,12.0,923.0;
65.0,12.0,923.0;
65.0,12.0,923.0;
65.0,12.0,923.0;
65.0,12.0,923.0;
65.0,12.0,923.0;
65.0,12.0,923.0;
65.0,12.0,923.0;
65.0,12.0,923.0;
65.0,12.0,923.0;
65.0,12.0,923.0;
65.0,12.0,923.0;
65.0,12.0,923.0;
65.0,12.0,923.0;
65.0,12.0,923.0;
65.0,12.0,923.0;
65.0,12.0,923.0;
65.0,12.0,923.0;
65.0,12.0,923.0;
65.0,12.0,923.0;
65.0,12.0,923.0;
65.0,12.0,923.0;
65.0,12.0,923.0;
];
susceptible = dynamics (:, 1);
infected = dynamics (:, 2);
recovered = dynamics (:, 3);
totalPopulation = susceptible(1) + infected(1) + recovered(1);
susceptibleRatio = susceptible ./ totalPopulation;
infectedRatio = infected ./ totalPopulation;
recoveredRatio = recovered ./ totalPopulation;
steps = length (susceptible);
indices = 0 : steps - 1;
indices = indices ./ 10.0;
figure
plot (indices, susceptibleRatio.', 'color', 'blue', 'linewidth', 2);
hold on
plot (indices, infectedRatio.', 'color', 'red', 'linewidth', 2);
hold on
plot (indices, recoveredRatio.', 'color', 'green', 'linewidth', 2);
set(gca,'YTick',0:0.05:1.0);
set(gca,'XTick',0:20:160);
xlabel ('Time');
ylabel ('Population Ratio');
legend('Susceptible','Infected', 'Recovered');

grid on;
